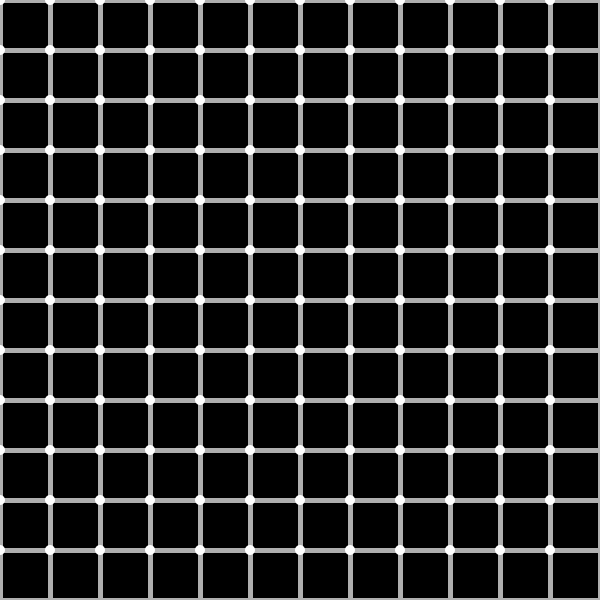
Frame 1 (no input)
Frame 60 (the mouse pressed at the canvas centre just before this capture): identical to frame 1, image omitted
Frame 120 (the mouse held since frame 60 and released just before this capture): identical to frame 1, image omitted

The Processing sketch that drew this single still picture (run headless with seeded random() and noise(); from frame 60 on, the mouse is pressed at the canvas centre):

// Processing sketch: desafio4_juarezaguero
// ── desafio4_juarezaguero.pde
//Marcos Emmanuel Juarez Agüero 
//Puntos negros (efecto optico sobre grilla)

void setup()
{
  size(600, 600);
}

void draw()
{ 
  background(0);

  //Grila de cuadros + contornos grises
  for (int i = 0; i < 12; i++) {
    for (int j = 0; j < 12; j++) {
      fill(0);
      strokeWeight(5);
      stroke(175);
      rect(i*50, j*50, 50, 50);
    }
  }

  //Grilla de circulos 
  for (int i = 0; i < 12; i++) {
    for (int j = 0; j < 12; j++) {
      fill(255);
      noStroke();
      ellipse(i*50, j*50, 10, 10);
    }
  }
}
